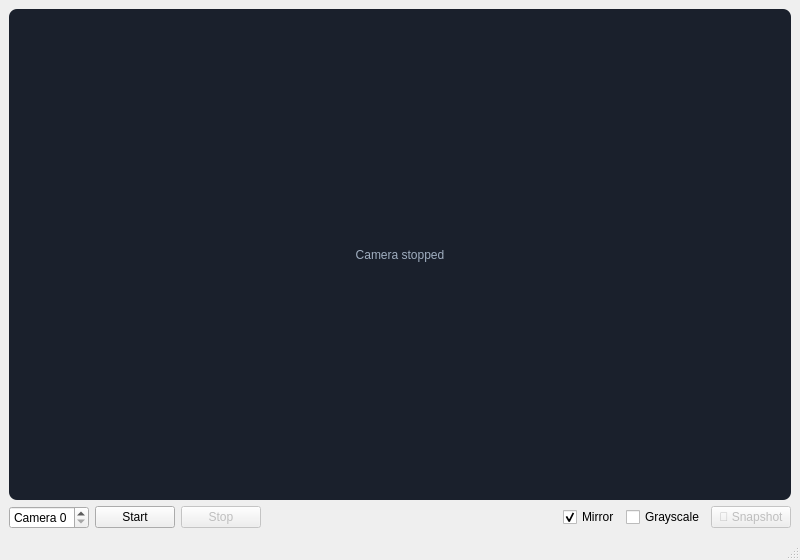
<?xml version="1.0" encoding="UTF-8"?>
<ui version="4.0">
 <class>CameraWindow</class>
 <widget class="QMainWindow" name="CameraWindow">
  <property name="geometry">
   <rect>
    <x>0</x>
    <y>0</y>
    <width>800</width>
    <height>560</height>
   </rect>
  </property>
  <property name="windowTitle">
   <string>Camera (starter)</string>
  </property>
  <widget class="QWidget" name="centralwidget">
   <layout class="QVBoxLayout" name="mainLayout">
    <item>
     <widget class="QLabel" name="videoLabel">
      <property name="sizePolicy">
       <sizepolicy hsizetype="Ignored" vsizetype="Ignored">
        <horstretch>0</horstretch>
        <verstretch>1</verstretch>
       </sizepolicy>
      </property>
      <property name="minimumSize">
       <size>
        <width>320</width>
        <height>240</height>
       </size>
      </property>
      <property name="styleSheet">
       <string notr="true">background: #1a202c; color: #a0aec0; border-radius: 8px;</string>
      </property>
      <property name="text">
       <string>Camera stopped</string>
      </property>
      <property name="alignment">
       <set>Qt::AlignmentFlag::AlignCenter</set>
      </property>
     </widget>
    </item>
    <item>
     <layout class="QHBoxLayout" name="controlsLayout">
      <item>
       <widget class="QSpinBox" name="cameraSpin">
        <property name="prefix">
         <string>Camera </string>
        </property>
        <property name="maximum">
         <number>9</number>
        </property>
       </widget>
      </item>
      <item>
       <widget class="QPushButton" name="startButton">
        <property name="text">
         <string>Start</string>
        </property>
       </widget>
      </item>
      <item>
       <widget class="QPushButton" name="stopButton">
        <property name="enabled">
         <bool>false</bool>
        </property>
        <property name="text">
         <string>Stop</string>
        </property>
       </widget>
      </item>
      <item>
       <spacer name="controlsSpacer">
        <property name="orientation">
         <enum>Qt::Orientation::Horizontal</enum>
        </property>
        <property name="sizeHint" stdset="0">
         <size>
          <width>40</width>
          <height>20</height>
         </size>
        </property>
       </spacer>
      </item>
      <item>
       <widget class="QCheckBox" name="mirrorCheck">
        <property name="text">
         <string>Mirror</string>
        </property>
        <property name="checked">
         <bool>true</bool>
        </property>
       </widget>
      </item>
      <item>
       <widget class="QCheckBox" name="grayCheck">
        <property name="text">
         <string>Grayscale</string>
        </property>
       </widget>
      </item>
      <item>
       <widget class="QPushButton" name="snapshotButton">
        <property name="enabled">
         <bool>false</bool>
        </property>
        <property name="text">
         <string>📸 Snapshot</string>
        </property>
       </widget>
      </item>
     </layout>
    </item>
   </layout>
  </widget>
  <widget class="QStatusBar" name="statusbar"/>
 </widget>
 <resources/>
 <connections/>
</ui>
